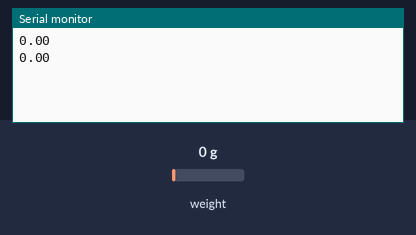
Simulated run of this sketch. Board: Arduino Uno, built with avr-gcc and run on an emulated ATmega328P. Parts: the last lines printed to the serial monitor. The test bench sets the inputs (shaded band); at power-on: weight on the scale 0 g.

Above: at 2.8 s.
2.9 s: weight on the scale set to 100 g
At 3.8 s:
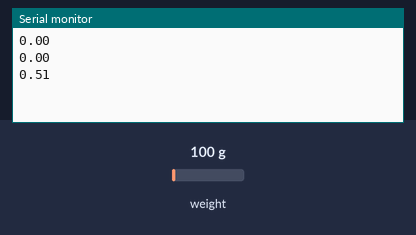
4.4 s: weight on the scale set to 1250 g
At 5.8 s:
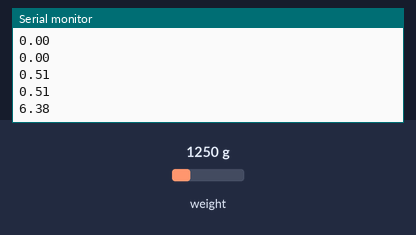
Timing chart, 0 to 7.4 s (numbered marks = the images above; inputs shaded):
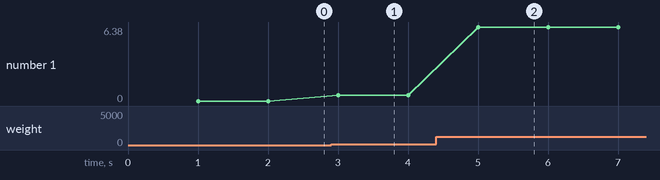

Measured:
- after the input at 2.9 s, the serial monitor: prints a new line after 0.10 s (image 1)
- after the input at 4.4 s, the serial monitor: prints a new line after 0.60 s (image 2)
- plotted number 1: 0 → 0.51 after the input at 2.9 s, 0.51 → 6.38 after the input at 4.4 s

The sketch:

cal_strainGaugePendoTech.ino
```cpp
/* calibration for Pendo Tech sensor using Hx711 module

   hardware design: syyyd
   available at http://syyyd.taobao.com

   library design: Weihong Guan (@aguegu)
   http://aguegu.net

   library host on
   https://github.com/aguegu/Arduino
*/

// Hx711.DOUT - pin #A1
// Hx711.SCK - pin #A0

#include "hx711.h"
int count = 1;

long unsigned int averageValues[100];
float averageValue = 0;
float ratio = 102.0 / 8387415.50; // at atmospheric pressure (102 kPa) the value was 8387415.50

Hx711 sensor(A1, A0);

void setup()
{

  Serial.begin(9600);
  // The code below is to calibrate the sensor and find the average value at atmospheric conditions; which happened to be 8387415.50
  /*
  for (int i = 0; i < 100; i ++) {
    averageValues[i] = 0;
  }
  for (int i = 0; i < 100; i ++) {
    averageValues[i] = sensor.averageValue();
    Serial.print("Got ");
    Serial.print(i + 1);
    Serial.println(" average value");
    Serial.println(averageValues[i]);
    delay(200);
  }
  for (int i = 0; i < 100; i ++ ) {
    averageValue += averageValues[i];
  }
  Serial.print("Final average value = ");
  Serial.println(averageValue / 100); // 8387415.50
  */
  //sensor.setScale(102.0 / 8387415.50);
  //sensor.setOffset(0);
}

void loop()
{

  Serial.println((ratio * (sensor.averageValue())));
}
```
